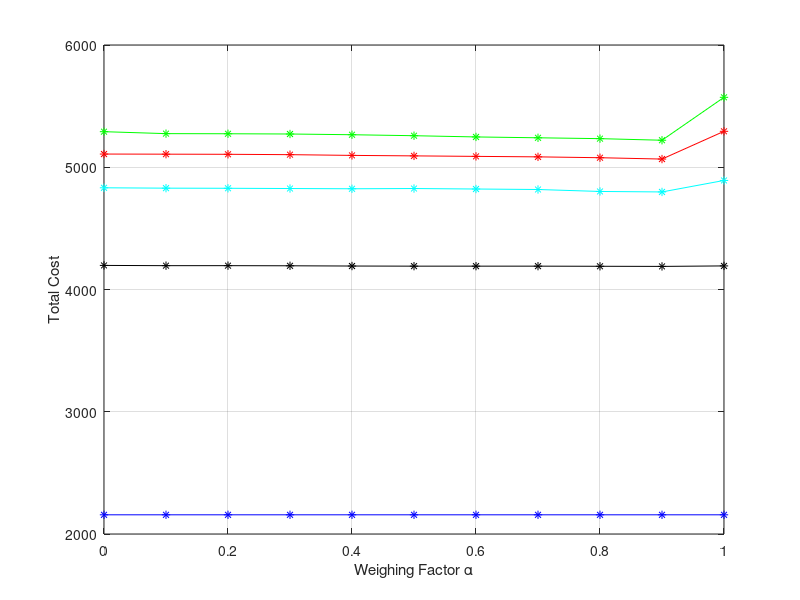

The MATLAB source for this figure:
clc;
clear;

x=[0 0.1 0.2 0.3 0.4 0.5 0.6 0.7 0.8 0.9 1];
Y1100=[2157 2157 2157 2157 2157 2157 2157 2157 2157 2157 2157 ];
Y1200=[4197 4195 4195 4194 4192 4191 4191 4191 4190 4189 4193];
Y1300=[4832 4829 4828 4826 4824 4826 4822 4818 4802 4798 4892];
Y1400=[5108 5107 5106 5103 5097 5093 5089 5085 5078 5067 5294];
Y1500=[5291 5275 5274 5272 5266 5258 5248 5241 5234 5221 5572];
figure;
 h2 = plot(x,Y1100,'-*blue'); hold on;
      plot(x,Y1200,'-*black');hold on;
      plot(x,Y1300,'-*c');    hold on;
      plot(x,Y1400,'-*red');   hold on;
      plot(x,Y1500,'-*green');
      
xlabel('Weighing Factor \alpha');
ylabel('Total Cost');
grid on;
